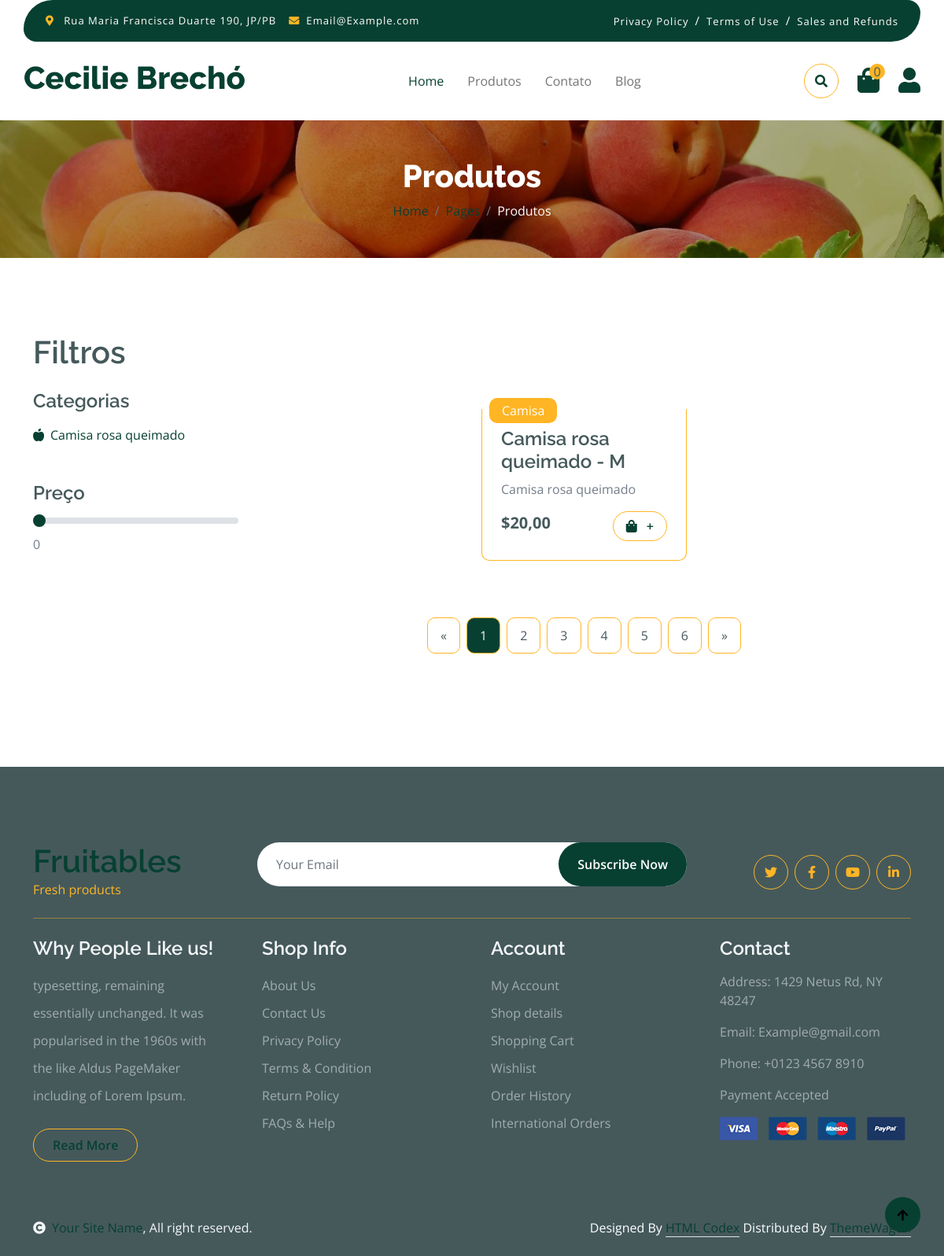
The app's page /produtos/ (signed in), older data.
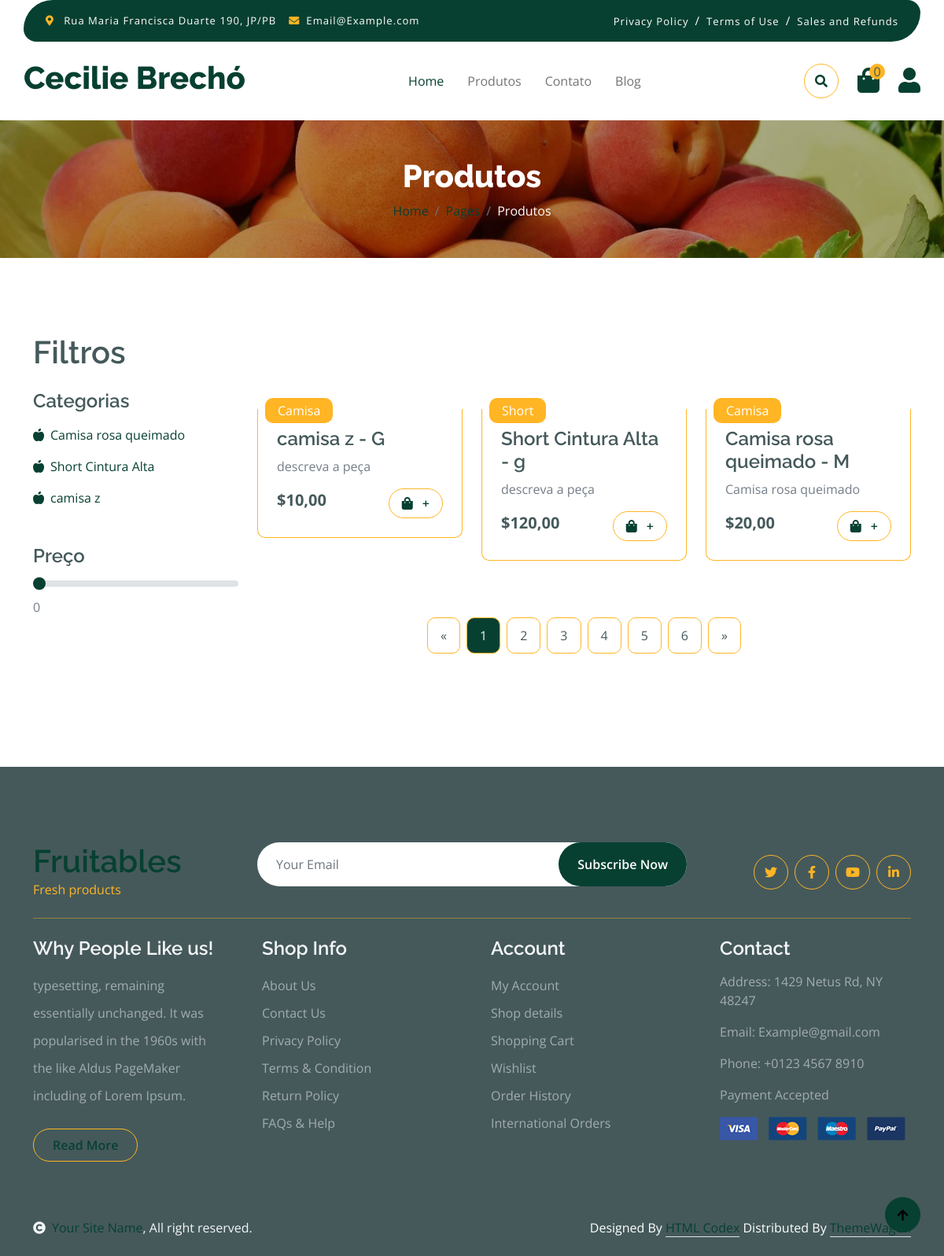
The same page, newer data.
### produto/models.py (models this page shows, shortened)
class Produto(models.Model):
    categoria = models.ForeignKey(Categoria, on_delete=models.CASCADE)
    nome = models.CharField(max_length=100)
    descricao = models.CharField(max_length=255, default='descreva a peça')
    disponivel = models.BooleanField(default=True)
    destaque = models.BooleanField(default=False)
    promo = models.BooleanField(default=False)
    mais_vendido = models.BooleanField(default=False)
    valor = models.DecimalField(max_digits=10, decimal_places=2)  # Usar DecimalField é melhor para preços
    quantidade = models.PositiveIntegerField(blank=True, null=True, default=1)  # Litros devem ser um valor positivo
    imagem = models.ImageField(upload_to='produtos')
    tamanho = models.CharField(max_length=3)

class Categoria(models.Model):
    nome = models.CharField(max_length=50)
    def __str__(self):
        return self.nome

### produto/views.py (the view)
# urls.py: path('produtos/', CardapioView.as_view(), name='produtos'),
class CardapioView(TemplateView):
    template_name = 'shop.html'
    method_decorator(cache_page(60 * 60 * 24))
    def get(self, request, **kwargs):
        context = super().get_context_data(**kwargs)
        usuario = request.user.username
        user = Usuario.objects.get(username=usuario)
        context['produtos'] = Produto.objects.all().order_by('-id')
        context['categorias'] = Produto.objects.all()
        context['titulo'] = 'Produtos'
        carrinho = Carrinho.objects.filter(usuario=user).exclude(status='pago').last()
        itens = ItemCarrinho.objects.filter(carrinho=carrinho)
        context['quantidade'] = itens.count()
        return render(request, self.template_name, context)

### templates/shop.html (shortened to what this page needs)
{%extends 'base.html' %}
{% block 'content'%}
    {%include  'parciais/nav_bar.html'%}
        {% include 'parciais/banner_links.html'%}
        <div class="container-fluid fruite py-5">
            <div class="container py-5">
                {% include 'parciais/produtos/filtro.html'%}
                                </div>
                            </div>
                            <div class="col-lg-9">
                                <div class="row g-4 justify-content-center">
                                    {% include 'parciais/produtos/produtos.html'%}
                                    {% include 'parciais/produtos/pagination.html'%}
                                </div>
                            </div>
                        </div>
                    </div>
                </div>
            </div>
        </div>
        {% include 'parciais/footer.html'%}
        {% include 'parciais/copyright.html'%}
        <a href="#" class="btn btn-primary border-3 border-primary rounded-circle back-to-top"><i class="fa fa-arrow-up"></i></a>
{%endblock%}

### templates/base.html (shortened to what this page needs)
<!DOCTYPE html>
<html lang="pt-br">
    <head>
        <link rel="stylesheet" href="https://use.fontawesome.com/releases/v5.15.4/css/all.css"/>
        <link href="https://cdn.jsdelivr.net/npm/bootstrap-icons@1.4.1/font/bootstrap-icons.css" rel="stylesheet">
        <link href="/static/lib/lightbox/css/lightbox.min.css" rel="stylesheet">
        <link href="/static/lib/owlcarousel/assets/owl.carousel.min.css" rel="stylesheet">
        <link href="/static/css/bootstrap.min.css" rel="stylesheet">
        <link href="/static/css/style.css" rel="stylesheet">
    </head>
    <body>
        {% block 'content'%}
        {%endblock%}
    </body>
</html>

### templates/parciais/nav_bar.html (shortened to what this page needs)
        <div class="container-fluid fixed-top">
            <div class="container topbar bg-primary d-none d-lg-block">
                <div class="d-flex justify-content-between">
                    <div class="top-info ps-2">
                        <small class="me-3"><i class="fas fa-map-marker-alt me-2 text-secondary"></i> <a href="#" class="text-white">Rua Maria Francisca Duarte 190, JP/PB</a></small>
                        <small class="me-3"><i class="fas fa-envelope me-2 text-secondary"></i><a href="#" class="text-white">Email@Example.com</a></small>
                    </div>
                    <div class="top-link pe-2">
                        <a href="#" class="text-white"><small class="text-white mx-2">Privacy Policy</small>/</a>
                        <a href="#" class="text-white"><small class="text-white mx-2">Terms of Use</small>/</a>
                        <a href="#" class="text-white"><small class="text-white ms-2">Sales and Refunds</small></a>
                    </div>
                </div>
            </div>
            <div class="container px-0">
                <nav class="navbar navbar-light bg-white navbar-expand-xl">
                    <a href="index.html" class="navbar-brand"><h1 class="text-primary display-6">Cecilie Brechó</h1></a>
                    <div class="collapse navbar-collapse bg-white" id="navbarCollapse">
                        <div class="navbar-nav mx-auto">
                            <a href="{% url 'home'%}" class="nav-item nav-link active">Home</a>
                            <a href="{% url 'produtos'%}" class="nav-item nav-link">Produtos</a>
                            <a href="#" class="nav-item nav-link">Contato</a>
                            <a href="#" class="nav-item nav-link">Blog</a>
                        </div>
                        <div class="d-flex m-3 me-0">
                            <button class="btn-search btn border border-secondary btn-md-square rounded-circle bg-white me-4" data-bs-toggle="modal" data-bs-target="#searchModal"><i class="fas fa-search text-primary"></i></button>
                            <a href="{% url 'pagina_carrinho'%}" class="position-relative me-4 my-auto">
                                <i class="fa fa-shopping-bag fa-2x"></i>
                                <span class="position-absolute bg-secondary rounded-circle d-flex align-items-center justify-content-center text-dark px-1" style="top: -5px; left: 15px; height: 20px; min-width: 20px;">{{quantidade}}</span>
                            </a>
                            <a href="#" class="my-auto">
                                <i class="fas fa-user fa-2x"></i>
                            </a>
                        </div>
                    </div>
                </nav>
            </div>
        </div>

### templates/parciais/banner_links.html
<div class="container-fluid page-header py-5">
    <h1 class="text-center text-white display-6">{{titulo}}</h1>
    <ol class="breadcrumb justify-content-center mb-0">
        <li class="breadcrumb-item"><a href="#">Home</a></li>
        <li class="breadcrumb-item"><a href="#">Pages</a></li>
        <li class="breadcrumb-item active text-white">{{titulo}}</li>
    </ol>
</div>

### templates/parciais/produtos/filtro.html (shortened to what this page needs)
<h1 class="mb-4">Filtros</h1>
    <div class="row g-4">
        <div class="col-lg-12">
            <div class="row g-4">
            </div>
            <div class="row g-4">
                <div class="col-lg-3">
                    <div class="row g-4">
                        <div class="col-lg-12">
                            <div class="mb-3">
                                <h4>Categorias</h4>
                                <ul class="list-unstyled fruite-categorie">
                                    {% for categoria in categorias%}
                                    <li>
                                        <div class="d-flex justify-content-between fruite-name">
                                            <a href="#"><i class="fas fa-apple-alt me-2"></i>{{categoria.nome}}</a>
                                        </div>
                                    </li>
                                    {%endfor%}
                                </ul>
                            </div>
                        </div>
                        <div class="col-lg-12">
                            <div class="mb-3">
                                <h4 class="mb-2">Preço</h4>
                                <input type="range" class="form-range w-100" id="rangeInput" name="rangeInput" min="0" max="500" value="0" oninput="amount.value=rangeInput.value">
                                <output id="amount" name="amount" min-velue="0" max-value="500" for="rangeInput">0</output>
                            </div>
                        </div>

### templates/parciais/produtos/produtos.html (shortened to what this page needs)
{% for produto in produtos%}
<div class="col-md-6 col-lg-6 col-xl-4">
    <div class="rounded position-relative fruite-item">
        <div class="fruite-img">
        </div>
        <div class="text-white bg-secondary px-3 py-1 rounded position-absolute" style="top: 10px; left: 10px;">{{produto.categoria}}</div>
        <div class="p-4 border border-secondary border-top-0 rounded-bottom">
            <h4>{{produto.nome}} - {{produto.tamanho}}</h4>
            <p>{{produto.descricao}}</p>
            <div class="d-flex justify-content-between flex-lg-wrap">
                <p class="text-dark fs-5 fw-bold mb-0">${{produto.valor}}</p>
                {% if request.user.is_authenticated %}
                    <form hx-post="{% url 'adicionar_ao_carrinho' produto.id %}"
                            hx-swap="innerHTML"
                            hx-trigger="submit"
                            class="d-flex flex-column flex-sm-row align-items-center">
                        <button type="submit" class="btn border border-secondary rounded-pill px-3 text-primary"><i class="fa fa-shopping-bag me-2 text-primary"></i> +</button>
                    </form>
                {% endif %}
            </div>
        </div>
    </div>
</div>
{%endfor%}

### templates/parciais/produtos/pagination.html
<div class="col-12">
    <div class="pagination d-flex justify-content-center mt-5">
        <a href="#" class="rounded">&laquo;</a>
        <a href="#" class="active rounded">1</a>
        <a href="#" class="rounded">2</a>
        <a href="#" class="rounded">3</a>
        <a href="#" class="rounded">4</a>
        <a href="#" class="rounded">5</a>
        <a href="#" class="rounded">6</a>
        <a href="#" class="rounded">&raquo;</a>
    </div>
</div>

### templates/parciais/footer.html
<div class="container-fluid bg-dark text-white-50 footer pt-5 mt-5">
    <div class="container py-5">
        <div class="pb-4 mb-4" style="border-bottom: 1px solid rgba(226, 175, 24, 0.5) ;">
            <div class="row g-4">
                <div class="col-lg-3">
                    <a href="#">
                        <h1 class="text-primary mb-0">Fruitables</h1>
                        <p class="text-secondary mb-0">Fresh products</p>
                    </a>
                </div>
                <div class="col-lg-6">
                    <div class="position-relative mx-auto">
                        <input class="form-control border-0 w-100 py-3 px-4 rounded-pill" type="number" placeholder="Your Email">
                        <button type="submit" class="btn btn-primary border-0 border-secondary py-3 px-4 position-absolute rounded-pill text-white" style="top: 0; right: 0;">Subscribe Now</button>
                    </div>
                </div>
                <div class="col-lg-3">
                    <div class="d-flex justify-content-end pt-3">
                        <a class="btn  btn-outline-secondary me-2 btn-md-square rounded-circle" href=""><i class="fab fa-twitter"></i></a>
                        <a class="btn btn-outline-secondary me-2 btn-md-square rounded-circle" href=""><i class="fab fa-facebook-f"></i></a>
                        <a class="btn btn-outline-secondary me-2 btn-md-square rounded-circle" href=""><i class="fab fa-youtube"></i></a>
                        <a class="btn btn-outline-secondary btn-md-square rounded-circle" href=""><i class="fab fa-linkedin-in"></i></a>
                    </div>
                </div>
            </div>
        </div>
        <div class="row g-5">
            <div class="col-lg-3 col-md-6">
                <div class="footer-item">
                    <h4 class="text-light mb-3">Why People Like us!</h4>
                    <p class="mb-4">typesetting, remaining essentially unchanged. It was
                        popularised in the 1960s with the like Aldus PageMaker including of Lorem Ipsum.</p>
                    <a href="" class="btn border-secondary py-2 px-4 rounded-pill text-primary">Read More</a>
                </div>
            </div>
            <div class="col-lg-3 col-md-6">
                <div class="d-flex flex-column text-start footer-item">
                    <h4 class="text-light mb-3">Shop Info</h4>
                    <a class="btn-link" href="">About Us</a>
                    <a class="btn-link" href="">Contact Us</a>
                    <a class="btn-link" href="">Privacy Policy</a>
                    <a class="btn-link" href="">Terms & Condition</a>
                    <a class="btn-link" href="">Return Policy</a>
                    <a class="btn-link" href="">FAQs & Help</a>
                </div>
            </div>
            <div class="col-lg-3 col-md-6">
                <div class="d-flex flex-column text-start footer-item">
                    <h4 class="text-light mb-3">Account</h4>
                    <a class="btn-link" href="">My Account</a>
                    <a class="btn-link" href="">Shop details</a>
                    <a class="btn-link" href="">Shopping Cart</a>
                    <a class="btn-link" href="">Wishlist</a>
                    <a class="btn-link" href="">Order History</a>
                    <a class="btn-link" href="">International Orders</a>
                </div>
            </div>
            <div class="col-lg-3 col-md-6">
                <div class="footer-item">
                    <h4 class="text-light mb-3">Contact</h4>
                    <p>Address: 1429 Netus Rd, NY 48247</p>
                    <p>Email: Example@gmail.com</p>
                    <p>Phone: +0123 4567 8910</p>
                    <p>Payment Accepted</p>
                    <img src="img/payment.png" class="img-fluid" alt="">
                </div>
            </div>
        </div>
    </div>
</div>

### templates/parciais/copyright.html
<div class="container-fluid copyright bg-dark py-4">
    <div class="container">
        <div class="row">
            <div class="col-md-6 text-center text-md-start mb-3 mb-md-0">
                <span class="text-light"><a href="#"><i class="fas fa-copyright text-light me-2"></i>Your Site Name</a>, All right reserved.</span>
            </div>
            <div class="col-md-6 my-auto text-center text-md-end text-white">
                Designed By <a class="border-bottom" href="https://htmlcodex.com">HTML Codex</a> Distributed By <a class="border-bottom" href="https://themewagon.com">ThemeWagon</a>
            </div>
        </div>
    </div>
</div>

Row changes from the older to the newer data that the page shows:
added Produto: nome "Short Cintura Alta", categoria "Short", tamanho "g", descricao "descreva a peça", valor "120,00"
added Produto: nome "camisa z", categoria "Camisa", tamanho "G", descricao "descreva a peça", valor "10,00"
